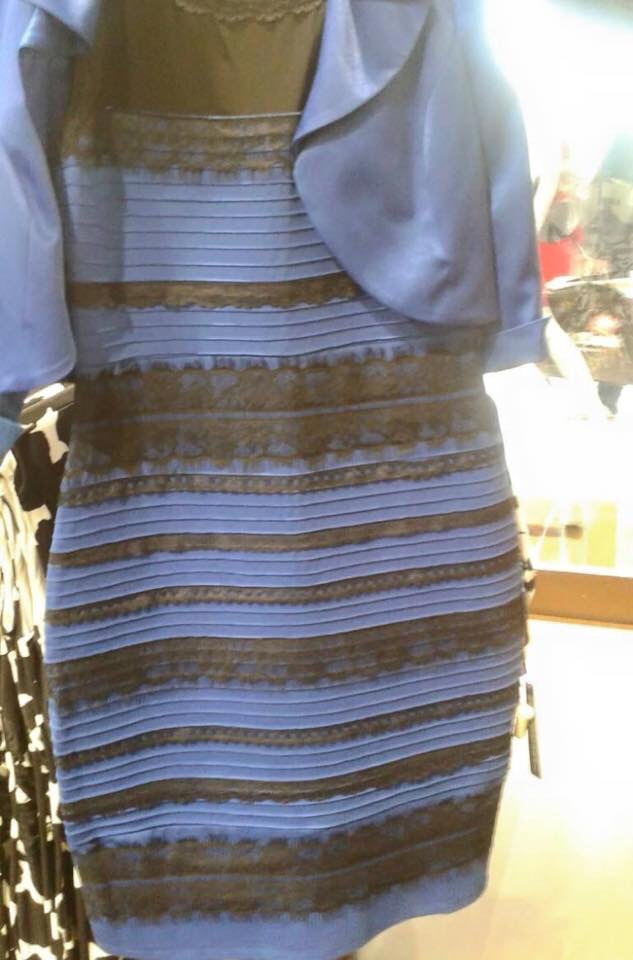
#> input picture thedress.jpg, 633 x 960 px
$ python visualize-colors.py
#> lines starting #> are read from the running program, lines starting #| are printed output that depends on the picture
#!/usr/bin/env python3
"""
RGB Image Analysis with Python

usage:
    me.py <image_in>
    me.py <image_in> <image_analysis_out>
"""
import sys

#import numpy as np
import mpl_toolkits.mplot3d.axes3d as p3
import matplotlib.pyplot as plt
import colorsys
from PIL import Image

__version__ = "0.2.0"

try:
    xrange # Python2
except:
    xrange = range # Python3

# (1) Import the file to be analyzed!
if len(sys.argv) < 2:
    img_file = Image.open("thedress.jpg")
#> img_file is the input picture: PIL image 633x960 RGB; mean R, G, B 137.2, 135.5, 138.2
else:
    img_file = Image.open(sys.argv[1])

img = img_file.load()

# (2) Construct a blank matrix representing the pixels in the image
[xs, ys] = img_file.size
#> xs = 633; ys = 960
max_intensity = 100
hues = {}

# (3) Examine each pixel in the image file
for x in xrange(0, xs):
  for y in xrange(0, ys):
    # ( )  Get the RGB color of the pixel
    [r, g, b] = img[x, y]

    # ( )  Normalize pixel color values
    r /= 255.0
    g /= 255.0
    b /= 255.0

    # ( )  Convert RGB color to HSV
    [h, s, v] = colorsys.rgb_to_hsv(r, g, b)
    if h not in hues:
      hues[h] = {}
    if v not in hues[h]:
      hues[h][v] = 1
    else:
      if hues[h][v] < max_intensity:
        hues[h][v] += 1
#> after the loop, hues = 5125 items

# ( )   Decompose the hues tree into a set of dimensional arrays we can use with matplotlib
h_ = []
v_ = []
i = []
colours = []

for h in hues:
  for v in hues[h]:
    h_.append(h)
    v_.append(v)
    i.append(hues[h][v])
    [r, g, b] = colorsys.hsv_to_rgb(h, 1, v)
    colours.append([r, g, b])
#> this loop made 5125 passes
#> h on passes 1 to 3: 0.622, 0.62, 0.615
#> after the loop, colours = 69296 items; h_ = 69296 items; i = 69296 items; v_ = 69296 items

# ( )   Plot the graph!
fig = plt.figure()
ax = p3.Axes3D(fig)
ax.scatter(h_, v_, i, s=5, c=colours, lw=0)

ax.set_xlabel('Hue')
ax.set_ylabel('Value')
ax.set_zlabel('Intensity')
fig.add_axes(ax)
if len(sys.argv) < 3:
    plt.show()
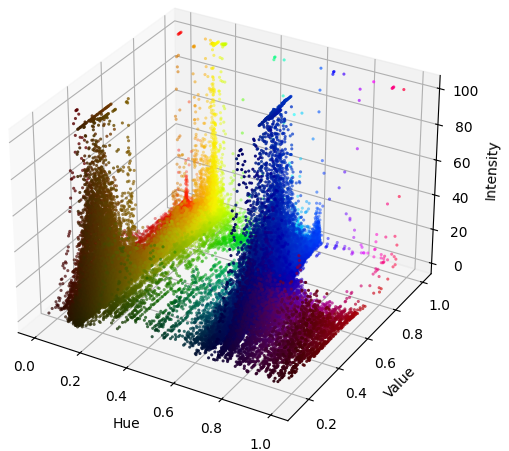
#> figure drawn by matplotlib, 1 panel
else:
    plt.savefig(sys.argv[2])
